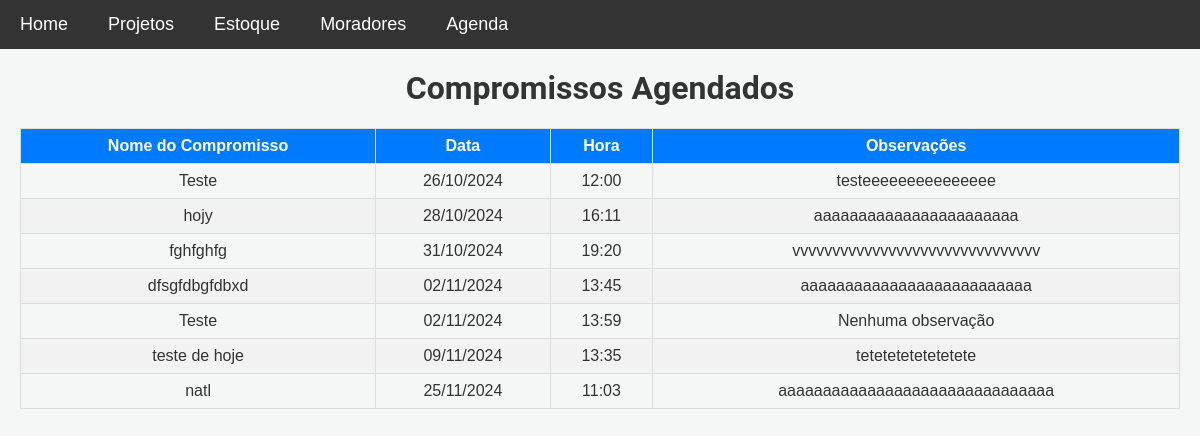
The page /compromissos on the database its author committed.
### models.py (models this page shows)
class Compromisso(db.Model):
    __tablename__ = 'compromissos'
    id = db.Column(db.Integer, primary_key=True)
    nome_compromisso = db.Column(db.String(100), nullable=False)
    data = db.Column(db.Date, nullable=False)
    hora = db.Column(db.Time, nullable=False)
    observacoes = db.Column(db.Text, nullable=True)
    data_criacao = db.Column(db.DateTime, default=datetime.utcnow)

### app.py (the view)
@app.route('/compromissos', methods=['GET'])
def listar_compromissos():
    compromissos = Compromisso.query.order_by(Compromisso.data, Compromisso.hora).all()
    return render_template('listar_compromissos.html', compromissos=compromissos)

### templates/listar_compromissos.html (shortened to what this page needs)
{% extends 'base.html' %}
{% block content %}
<div class="pagina-compromissos">
    <h1 class="text-center">Compromissos Agendados</h1>
    <table class="compromissos-table">
        <thead>
            <tr>
                <th>Nome do Compromisso</th>
                <th>Data</th>
                <th>Hora</th>
                <th>Observações</th>
            </tr>
        </thead>
        <tbody>
            {% for compromisso in compromissos %}
            <tr>
                <td>{{ compromisso.nome_compromisso }}</td>
                <td>{{ compromisso.data.strftime('%d/%m/%Y') }}</td>
                <td>{{ compromisso.hora.strftime('%H:%M') }}</td>
                <td>{{ compromisso.observacoes or 'Nenhuma observação' }}</td>
            </tr>
            {% else %}
            <tr>
                <td colspan="4" class="text-center">Nenhum compromisso agendado.</td>
            </tr>
            {% endfor %}
        </tbody>
    </table>
</div>
{% endblock %}

### static/css/style.css (style rules this page uses)
body { font-family: 'Roboto', sans-serif; background-color: #f4f7f6; margin: 0; padding: 0; color: #333; }
h1, h3 { text-align: center; margin-top: 0; }
.text-center { text-align: center; }
.pagina-compromissos .compromissos-table { width: 100%; border-collapse: collapse; margin-top: 20px; font-family: Arial, sans-serif; text-align: center; }
.pagina-compromissos .compromissos-table th, .pagina-compromissos .compromissos-table td { border: 1px solid #ddd; padding: 8px; }
.pagina-compromissos .compromissos-table th { background-color: #007bff; color: white; font-weight: bold; }
.pagina-compromissos .compromissos-table tr:nth-child(even) { background-color: #f2f2f2; }
.pagina-compromissos .compromissos-table td { padding: 12px; font-size: 16px; }

### rows shown on the page
Compromisso: nome_compromisso "Teste", data "26/10/2024", hora "12:00", observacoes "testeeeeeeeeeeeeeee"
Compromisso: nome_compromisso "hojy", data "28/10/2024", hora "16:11", observacoes "aaaaaaaaaaaaaaaaaaaaaaa"
Compromisso: nome_compromisso "fghfghfg", data "31/10/2024", hora "19:20", observacoes "vvvvvvvvvvvvvvvvvvvvvvvvvvvvvvv"
Compromisso: nome_compromisso "dfsgfdbgfdbxd", data "02/11/2024", hora "13:45", observacoes "aaaaaaaaaaaaaaaaaaaaaaaaaa"
Compromisso: nome_compromisso "Teste", data "02/11/2024", hora "13:59", observacoes "Nenhuma observação"
Compromisso: nome_compromisso "teste de hoje", data "09/11/2024", hora "13:35", observacoes "tetetetetetetetete"
Compromisso: nome_compromisso "natl", data "25/11/2024", hora "11:03", observacoes "aaaaaaaaaaaaaaaaaaaaaaaaaaaaaaa"
